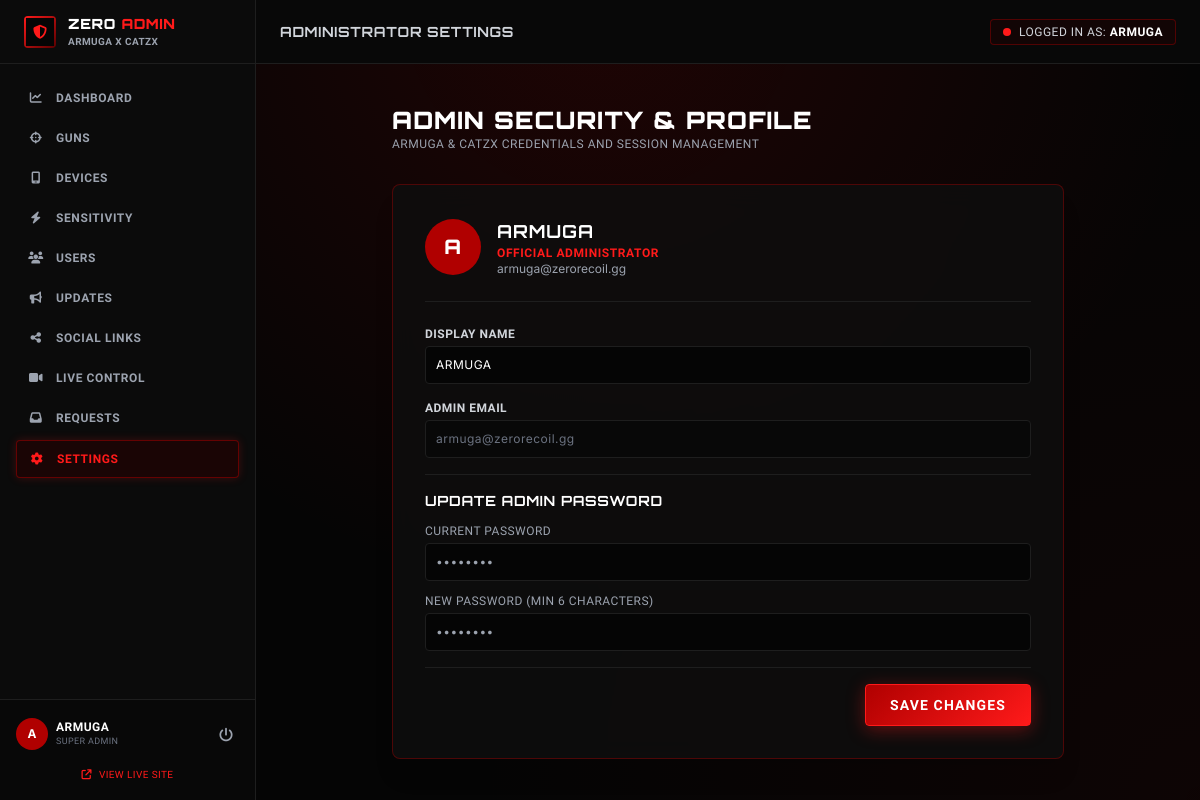
The app's page /admin/settings (signed in) with its own data.
### tables this page shows
CREATE TABLE admins (
        id INTEGER PRIMARY KEY AUTOINCREMENT,
        name TEXT NOT NULL,
        email TEXT UNIQUE NOT NULL,
        password_hash TEXT NOT NULL,
        role TEXT DEFAULT 'admin',
        created_at TIMESTAMP DEFAULT CURRENT_TIMESTAMP
    );

### app.py (the view, shortened to what this page needs)
@app.route("/admin/settings", methods=["GET", "POST"])
@admin_required
def admin_settings():
    admin_id = session["admin_id"]
    conn = get_db()
    cursor = conn.cursor()
    conn.close()
    return render_template("admin/settings.html")

### app.py (called while the page is built)
@app.context_processor
def inject_globals():
    conn = get_db()
    cursor = conn.cursor()
    cursor.execute("SELECT is_live, stream_url, title FROM live_stream WHERE id = 1")
    live_row = cursor.fetchone()
    conn.close()
    return {
        "current_user": get_current_user(),
        "current_admin": get_current_admin(),
        "live_info": live_row
    }

### auth.py (called while the page is built, shortened)
def admin_required(f):
    @wraps(f)
    def decorated_function(*args, **kwargs):
        if "admin_id" not in session:
            flash("Administrator authentication required.", "danger")
            return redirect(url_for("admin_login", next=request.url))
        return f(*args, **kwargs)
    return decorated_function

def get_current_user():
    return None

def get_current_admin():
    if "admin_id" in session:
        conn = get_db()
        cursor = conn.cursor()
        cursor.execute("SELECT id, name, email, role FROM admins WHERE id = ?", (session["admin_id"],))
        admin = cursor.fetchone()
        conn.close()
        return admin
    return None

### database.py (called while the page is built)
def get_db():
    conn = sqlite3.connect(DB_PATH)
    conn.row_factory = sqlite3.Row
    conn.execute("PRAGMA foreign_keys = ON;")
    return conn

### templates/admin/settings.html (shortened to what this page needs)
{% extends "admin/base.html" %}
{% block admin_title %}ADMINISTRATOR SETTINGS{% endblock %}
{% block admin_content %}
<div class="max-w-2xl mx-auto space-y-8">
  <div>
    <h1 class="font-heading font-black text-2xl text-white">ADMIN SECURITY & PROFILE</h1>
    <p class="text-xs text-gray-400 font-esports">ARMUGA & CATZX CREDENTIALS AND SESSION MANAGEMENT</p>
  </div>
  <div class="glass-card rounded-lg p-6 sm:p-8 border border-[#B00000]/40 shadow-xl">
    <div class="flex items-center gap-4 border-b border-[#1E1E1E] pb-6 mb-6">
      <div class="w-14 h-14 rounded-full bg-[#B00000] flex items-center justify-center font-heading font-black text-xl text-white">
        {{ current_admin.name[0]|upper }}
      </div>
      <div>
        <h2 class="font-heading font-bold text-lg text-white">{{ current_admin.name }}</h2>
        <div class="text-xs text-[#FF1A1A] font-esports font-bold tracking-wider">OFFICIAL ADMINISTRATOR</div>
        <div class="text-xs text-gray-400 font-body">{{ current_admin.email }}</div>
      </div>
    </div>
    <form action="{{ url_for('admin_settings') }}" method="POST" class="space-y-4 text-xs font-esports">
      <div>
        <label class="block text-gray-300 font-bold mb-1">DISPLAY NAME</label>
        <input type="text" name="name" value="{{ current_admin.name }}" required
               class="w-full bg-[#050505] border border-[#1E1E1E] focus:border-[#FF1A1A] rounded p-2.5 text-white font-body">
      </div>
      <div>
        <label class="block text-gray-300 font-bold mb-1">ADMIN EMAIL</label>
        <input type="email" value="{{ current_admin.email }}" disabled
               class="w-full bg-[#080808] border border-[#1E1E1E] rounded p-2.5 text-gray-500 font-body cursor-not-allowed">
      </div>
      <div class="pt-4 border-t border-[#1E1E1E]">
        <h4 class="font-heading font-bold text-sm text-white mb-3">UPDATE ADMIN PASSWORD</h4>
        <div class="space-y-3">
          <div>
            <label class="block text-gray-400 mb-1">CURRENT PASSWORD</label>
            <input type="password" name="current_password" placeholder="••••••••"
                   class="w-full bg-[#050505] border border-[#1E1E1E] focus:border-[#FF1A1A] rounded p-2.5 text-white font-body">
          </div>
          <div>
            <label class="block text-gray-400 mb-1">NEW PASSWORD (MIN 6 CHARACTERS)</label>
            <input type="password" name="new_password" placeholder="••••••••" minlength="6"
                   class="w-full bg-[#050505] border border-[#1E1E1E] focus:border-[#FF1A1A] rounded p-2.5 text-white font-body">
          </div>
        </div>
      </div>
      <div class="pt-4 border-t border-[#1E1E1E] flex justify-end">
        <button type="submit" class="btn-esports-red py-2.5 px-6 text-sm font-bold">
          SAVE CHANGES
        </button>
      </div>
    </form>
  </div>
</div>
{% endblock %}

### templates/admin/base.html (shortened to what this page needs)
<!DOCTYPE html>
<html lang="en" class="dark">
<head>
  <script src="https://cdn.tailwindcss.com"></script>
  <link rel="stylesheet" href="https://cdnjs.cloudflare.com/ajax/libs/font-awesome/6.5.1/css/all.min.css">
  <link rel="stylesheet" href="{{ url_for('static', filename='css/custom.css') }}">
</head>
<body class="bg-[#050505] text-white flex min-h-screen font-body selection:bg-[#B00000] selection:text-white">
  <aside class="w-64 bg-[#0B0B0B] border-r border-[#1E1E1E] flex flex-col justify-between flex-shrink-0 z-30">
    <div>
      <div class="h-16 flex items-center gap-3 px-6 border-b border-[#1E1E1E]">
        <div class="w-8 h-8 rounded bg-gradient-to-br from-[#FF1A1A] to-[#5A0000] p-0.5 flex-shrink-0">
          <div class="w-full h-full bg-[#050505] flex items-center justify-center">
            <i class="fa-solid fa-shield-halved text-[#FF1A1A] text-sm"></i>
          </div>
        </div>
        <div>
          <div class="font-heading font-black text-sm tracking-wider text-white">
            ZERO <span class="text-[#FF1A1A]">ADMIN</span>
          </div>
          <div class="text-[10px] font-esports text-gray-400 font-bold">
            ARMUGA X CATZX
          </div>
        </div>
      </div>
      <nav class="p-4 space-y-1 text-xs font-esports font-bold tracking-wider">
        <a href="{{ url_for('admin_dashboard') }}"
           class="flex items-center gap-3 px-3 py-2.5 rounded transition {% if request.path == '/admin' %}bg-[#1A0505] text-[#FF1A1A] border border-[#B00000]/50 shadow-[0_0_10px_rgba(255,26,26,0.2)]{% else %}text-gray-400 hover:text-white hover:bg-[#120505]{% endif %}">
          <i class="fa-solid fa-chart-line w-4 text-center"></i>
          <span>DASHBOARD</span>
        </a>
        <a href="{{ url_for('admin_guns') }}"
           class="flex items-center gap-3 px-3 py-2.5 rounded transition {% if request.path.startswith('/admin/guns') %}bg-[#1A0505] text-[#FF1A1A] border border-[#B00000]/50 shadow-[0_0_10px_rgba(255,26,26,0.2)]{% else %}text-gray-400 hover:text-white hover:bg-[#120505]{% endif %}">
          <i class="fa-solid fa-crosshairs w-4 text-center"></i>
          <span>GUNS</span>
        </a>
        <a href="{{ url_for('admin_devices') }}"
           class="flex items-center gap-3 px-3 py-2.5 rounded transition {% if request.path.startswith('/admin/devices') %}bg-[#1A0505] text-[#FF1A1A] border border-[#B00000]/50 shadow-[0_0_10px_rgba(255,26,26,0.2)]{% else %}text-gray-400 hover:text-white hover:bg-[#120505]{% endif %}">
          <i class="fa-solid fa-mobile-screen w-4 text-center"></i>
          <span>DEVICES</span>
        </a>
        <a href="{{ url_for('admin_sensitivities') }}"
           class="flex items-center gap-3 px-3 py-2.5 rounded transition {% if request.path.startswith('/admin/sensitivities') %}bg-[#1A0505] text-[#FF1A1A] border border-[#B00000]/50 shadow-[0_0_10px_rgba(255,26,26,0.2)]{% else %}text-gray-400 hover:text-white hover:bg-[#120505]{% endif %}">
          <i class="fa-solid fa-bolt w-4 text-center"></i>
          <span>SENSITIVITY</span>
        </a>
        <a href="{{ url_for('admin_users') }}"
           class="flex items-center gap-3 px-3 py-2.5 rounded transition {% if request.path.startswith('/admin/users') %}bg-[#1A0505] text-[#FF1A1A] border border-[#B00000]/50 shadow-[0_0_10px_rgba(255,26,26,0.2)]{% else %}text-gray-400 hover:text-white hover:bg-[#120505]{% endif %}">
          <i class="fa-solid fa-users w-4 text-center"></i>
          <span>USERS</span>
        </a>
        <a href="{{ url_for('admin_updates') }}"
           class="flex items-center gap-3 px-3 py-2.5 rounded transition {% if request.path.startswith('/admin/updates') %}bg-[#1A0505] text-[#FF1A1A] border border-[#B00000]/50 shadow-[0_0_10px_rgba(255,26,26,0.2)]{% else %}text-gray-400 hover:text-white hover:bg-[#120505]{% endif %}">
          <i class="fa-solid fa-bullhorn w-4 text-center"></i>
          <span>UPDATES</span>
        </a>
        <a href="{{ url_for('admin_social_links') }}"
           class="flex items-center gap-3 px-3 py-2.5 rounded transition {% if request.path.startswith('/admin/social-links') %}bg-[#1A0505] text-[#FF1A1A] border border-[#B00000]/50 shadow-[0_0_10px_rgba(255,26,26,0.2)]{% else %}text-gray-400 hover:text-white hover:bg-[#120505]{% endif %}">
          <i class="fa-solid fa-share-nodes w-4 text-center"></i>
          <span>SOCIAL LINKS</span>
        </a>
        <a href="{{ url_for('admin_live') }}"
           class="flex items-center gap-3 px-3 py-2.5 rounded transition {% if request.path.startswith('/admin/live') %}bg-[#1A0505] text-[#FF1A1A] border border-[#B00000]/50 shadow-[0_0_10px_rgba(255,26,26,0.2)]{% else %}text-gray-400 hover:text-white hover:bg-[#120505]{% endif %}">
          <i class="fa-solid fa-video w-4 text-center"></i>
          <span>LIVE CONTROL</span>
        </a>
        <a href="{{ url_for('admin_requests') }}"
           class="flex items-center gap-3 px-3 py-2.5 rounded transition {% if request.path.startswith('/admin/requests') %}bg-[#1A0505] text-[#FF1A1A] border border-[#B00000]/50 shadow-[0_0_10px_rgba(255,26,26,0.2)]{% else %}text-gray-400 hover:text-white hover:bg-[#120505]{% endif %}">
          <i class="fa-solid fa-inbox w-4 text-center"></i>
          <span>REQUESTS</span>
        </a>
        <a href="{{ url_for('admin_settings') }}"
           class="flex items-center gap-3 px-3 py-2.5 rounded transition {% if request.path.startswith('/admin/settings') %}bg-[#1A0505] text-[#FF1A1A] border border-[#B00000]/50 shadow-[0_0_10px_rgba(255,26,26,0.2)]{% else %}text-gray-400 hover:text-white hover:bg-[#120505]{% endif %}">
          <i class="fa-solid fa-gear w-4 text-center"></i>
          <span>SETTINGS</span>
        </a>
      </nav>
    </div>
    <div class="p-4 border-t border-[#1E1E1E] bg-[#080808]">
      <div class="flex items-center justify-between">
        <div class="flex items-center gap-2">
          <div class="w-8 h-8 rounded-full bg-[#B00000] flex items-center justify-center font-bold text-white text-xs">
            {{ current_admin.name[0]|upper }}
          </div>
          <div>
            <div class="text-xs font-esports font-bold text-white leading-tight">
              {{ current_admin.name }}
            </div>
            <div class="text-[9px] text-gray-500 font-esports">SUPER ADMIN</div>
          </div>
        </div>
        <a href="{{ url_for('admin_logout') }}" title="Logout" class="text-gray-400 hover:text-red-500 p-1.5 transition">
          <i class="fa-solid fa-power-off text-sm"></i>
        </a>
      </div>
      <div class="mt-2 text-center">
        <a href="{{ url_for('index') }}" target="_blank" class="text-[10px] font-esports text-[#FF1A1A] hover:underline">
          <i class="fa-solid fa-arrow-up-right-from-square mr-1"></i> VIEW LIVE SITE
        </a>
      </div>
    </div>
  </aside>
  <div class="flex-1 flex flex-col min-w-0 overflow-y-auto">
    <header class="h-16 bg-[#080808] border-b border-[#1E1E1E] px-6 flex items-center justify-between">
      <div class="flex items-center gap-3">
        <span class="font-heading font-bold text-sm text-gray-300">
          {% block admin_title %}ZERO RECOIL ADMIN PANEL{% endblock %}
        </span>
      </div>
      <div class="flex items-center gap-4 text-xs font-esports">
        <div class="flex items-center gap-2 bg-[#120505] px-3 py-1 rounded border border-[#B00000]/40">
          <span class="w-2 h-2 rounded-full bg-[#FF1A1A] animate-pulse"></span>
          <span class="text-gray-300">LOGGED IN AS: <strong class="text-white">{{ current_admin.name }}</strong></span>
        </div>
      </div>
    </header>
    <div class="px-6 pt-4">
    </div>
    <main class="p-6">
      {% block admin_content %}{% endblock %}
    </main>
  </div>
</body>
</html>

### static/css/custom.css (style rules this page uses)
:root { --bg-primary: #050505; --bg-secondary: #0B0B0B; --bg-card: rgba(15, 15, 15, 0.85); --bg-card-hover: rgba(25, 10, 10, 0.95); --red-dark: #5A0000; --red-crimson: #B00000; --red-bright: #FF1A1A; --red-glow: rgba(255, 26, 26, 0.35); --red-glow-strong: rgba(255, 26, 26, 0.7); --text-white: #FFFFFF; --text-gray: #A8A8A8; --text-muted: #6B7280; --border-dark: #1E1E1E; --border-red: #B00000; --border-red-glow: rgba(255, 26, 26, 0.4); }
* { box-sizing: border-box; }
body { background-color: var(--bg-primary); color: var(--text-white); font-family: 'Inter', sans-serif; overflow-x: hidden; background-image: radial-gradient(circle at 50% 0%, rgba(176, 0, 0, 0.15) 0%, transparent 60%), radial-gradient(circle at 100% 100%, rgba(90, 0, 0, 0.1) 0%, transparent 50%); min-height: 100vh; }
h1, h2, h3, .font-heading { font-family: 'Orbitron', sans-serif; letter-spacing: 0.05em; text-transform: uppercase; }
.font-subheading, .font-esports { font-family: 'Rajdhani', sans-serif; letter-spacing: 0.04em; text-transform: uppercase; }
.glass-card { background: var(--bg-card); backdrop-filter: blur(12px); -webkit-backdrop-filter: blur(12px); border: 1px solid rgba(255, 26, 26, 0.15); transition: all 0.25s ease-in-out; }
.btn-esports-red { background: linear-gradient(135deg, #B00000 0%, #FF1A1A 100%); color: #FFFFFF; font-family: 'Rajdhani', sans-serif; font-weight: 700; text-transform: uppercase; letter-spacing: 0.08em; padding: 0.75rem 1.75rem; border: 1px solid #FF1A1A; box-shadow: 0 4px 18px rgba(255, 26, 26, 0.35); transition: all 0.2s ease; display: inline-flex; align-items: center; justify-content: center; gap: 0.5rem; border-radius: 4px; }

### records on screen
admins: name "A", name "ARMUGA", email "armuga@zerorecoil.gg"
